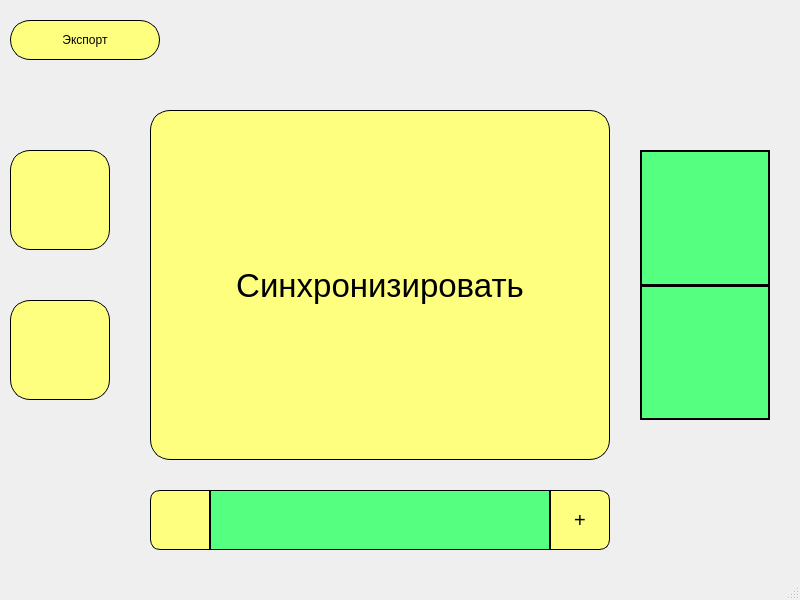
<?xml version="1.0" encoding="UTF-8"?>
<ui version="4.0">
 <class>MainWindow</class>
 <widget class="QMainWindow" name="MainWindow">
  <property name="geometry">
   <rect>
    <x>0</x>
    <y>0</y>
    <width>800</width>
    <height>600</height>
   </rect>
  </property>
  <property name="minimumSize">
   <size>
    <width>800</width>
    <height>600</height>
   </size>
  </property>
  <property name="maximumSize">
   <size>
    <width>800</width>
    <height>600</height>
   </size>
  </property>
  <property name="windowTitle">
   <string>Система учёта веса</string>
  </property>
  <property name="windowIcon">
   <iconset resource="mainWindow.qrc">
    <normaloff>:/icons/icons/honeycomb.svg</normaloff>:/icons/icons/honeycomb.svg</iconset>
  </property>
  <property name="styleSheet">
   <string notr="true">QPushButton{
	background-color: rgb(255, 255, 127);
    border: 1px solid rgb(0, 0, 0);
	border-radius:20px;
}

QPushButton::pressed{
	background-color: rgb(236, 226, 111);
}</string>
  </property>
  <widget class="QWidget" name="centralwidget">
   <widget class="QPushButton" name="btnExport">
    <property name="geometry">
     <rect>
      <x>10</x>
      <y>20</y>
      <width>150</width>
      <height>40</height>
     </rect>
    </property>
    <property name="cursor">
     <cursorShape>PointingHandCursor</cursorShape>
    </property>
    <property name="styleSheet">
     <string notr="true"/>
    </property>
    <property name="text">
     <string>Экспорт</string>
    </property>
    <property name="icon">
     <iconset resource="mainWindow.qrc">
      <normaloff>:/icons/icons/export.svg</normaloff>:/icons/icons/export.svg</iconset>
    </property>
   </widget>
   <widget class="QPushButton" name="btnGraph">
    <property name="geometry">
     <rect>
      <x>10</x>
      <y>150</y>
      <width>100</width>
      <height>100</height>
     </rect>
    </property>
    <property name="cursor">
     <cursorShape>PointingHandCursor</cursorShape>
    </property>
    <property name="toolTip">
     <string>График</string>
    </property>
    <property name="text">
     <string/>
    </property>
    <property name="icon">
     <iconset resource="mainWindow.qrc">
      <normaloff>:/icons/icons/graph.svg</normaloff>:/icons/icons/graph.svg</iconset>
    </property>
    <property name="iconSize">
     <size>
      <width>60</width>
      <height>60</height>
     </size>
    </property>
   </widget>
   <widget class="QPushButton" name="btnNotebook">
    <property name="geometry">
     <rect>
      <x>10</x>
      <y>300</y>
      <width>100</width>
      <height>100</height>
     </rect>
    </property>
    <property name="cursor">
     <cursorShape>PointingHandCursor</cursorShape>
    </property>
    <property name="toolTip">
     <string>Журнал</string>
    </property>
    <property name="text">
     <string/>
    </property>
    <property name="icon">
     <iconset resource="mainWindow.qrc">
      <normaloff>:/icons/icons/notebook.svg</normaloff>:/icons/icons/notebook.svg</iconset>
    </property>
    <property name="iconSize">
     <size>
      <width>60</width>
      <height>60</height>
     </size>
    </property>
   </widget>
   <widget class="QPushButton" name="btnSync">
    <property name="geometry">
     <rect>
      <x>150</x>
      <y>110</y>
      <width>460</width>
      <height>350</height>
     </rect>
    </property>
    <property name="font">
     <font>
      <pointsize>25</pointsize>
     </font>
    </property>
    <property name="cursor">
     <cursorShape>PointingHandCursor</cursorShape>
    </property>
    <property name="text">
     <string>Синхронизировать</string>
    </property>
   </widget>
   <widget class="QWidget" name="placeData" native="true">
    <property name="geometry">
     <rect>
      <x>640</x>
      <y>150</y>
      <width>130</width>
      <height>270</height>
     </rect>
    </property>
    <property name="minimumSize">
     <size>
      <width>130</width>
      <height>270</height>
     </size>
    </property>
    <property name="styleSheet">
     <string notr="true">.QWidget  {
	
	background-color: rgb(85, 255, 127);
	border: 2px solid rgb(0, 0, 0);
}</string>
    </property>
    <layout class="QVBoxLayout" name="verticalLayout">
     <item>
      <widget class="QLabel" name="date">
       <property name="font">
        <font>
         <pointsize>15</pointsize>
        </font>
       </property>
       <property name="cursor">
        <cursorShape>ArrowCursor</cursorShape>
       </property>
       <property name="text">
        <string/>
       </property>
       <property name="alignment">
        <set>Qt::AlignCenter</set>
       </property>
      </widget>
     </item>
     <item>
      <widget class="Line" name="line">
       <property name="sizePolicy">
        <sizepolicy hsizetype="Minimum" vsizetype="Fixed">
         <horstretch>0</horstretch>
         <verstretch>0</verstretch>
        </sizepolicy>
       </property>
       <property name="minimumSize">
        <size>
         <width>0</width>
         <height>0</height>
        </size>
       </property>
       <property name="autoFillBackground">
        <bool>false</bool>
       </property>
       <property name="styleSheet">
        <string notr="true">border: 1px solid rgb(0, 0, 0);
background-color: rgb(0, 0, 0);</string>
       </property>
       <property name="orientation">
        <enum>Qt::Horizontal</enum>
       </property>
      </widget>
     </item>
     <item>
      <widget class="QLabel" name="weight">
       <property name="font">
        <font>
         <pointsize>20</pointsize>
        </font>
       </property>
       <property name="cursor">
        <cursorShape>PointingHandCursor</cursorShape>
       </property>
       <property name="toolTip">
        <string>Нажмите, чтобы изменить сегодняшний вес</string>
       </property>
       <property name="styleSheet">
        <string notr="true">/* Основная кнопка */
QPushButton#MainButton {
    border-radius: 8px;
    padding: 10px;
    font-size: 14pt;
    background-color: #f0f0f0;
}

/* Виджет-подсказка */
QLabel#TooltipLabel {
    visibility: hidden;
    position: absolute;
    top: 0;
    left: 100%;
    margin-left: 10px;
    background-color: rgba(0, 0, 0, 0.8); /* Полупрозрачный черный фон */
    color: white;
    padding: 5px;
    border-radius: 5px;
}

/* Когда наводится на основную кнопку, видим подсказку */
QPushButton#MainButton:hover ~ QLabel#TooltipLabel {
    visibility: visible;
}</string>
       </property>
       <property name="text">
        <string/>
       </property>
       <property name="alignment">
        <set>Qt::AlignCenter</set>
       </property>
      </widget>
     </item>
    </layout>
   </widget>
   <widget class="QPushButton" name="btnNewAccounting">
    <property name="geometry">
     <rect>
      <x>550</x>
      <y>490</y>
      <width>60</width>
      <height>60</height>
     </rect>
    </property>
    <property name="font">
     <font>
      <pointsize>15</pointsize>
     </font>
    </property>
    <property name="cursor">
     <cursorShape>PointingHandCursor</cursorShape>
    </property>
    <property name="toolTip">
     <string>Создать новый учёт</string>
    </property>
    <property name="styleSheet">
     <string notr="true">#btnNewAccounting{
	border-top-left-radius: 0px;
	border-bottom-left-radius: 0px;
	border-top-right-radius: 10px;
	border-bottom-right-radius: 10px;
}

</string>
    </property>
    <property name="text">
     <string>+</string>
    </property>
   </widget>
   <widget class="QPushButton" name="btnList">
    <property name="geometry">
     <rect>
      <x>150</x>
      <y>490</y>
      <width>60</width>
      <height>60</height>
     </rect>
    </property>
    <property name="cursor">
     <cursorShape>PointingHandCursor</cursorShape>
    </property>
    <property name="acceptDrops">
     <bool>false</bool>
    </property>
    <property name="toolTip">
     <string>Показать список учётов</string>
    </property>
    <property name="styleSheet">
     <string notr="true">#btnList{
	border-top-left-radius: 10px;
	border-bottom-left-radius: 10px;
	border-top-right-radius: 0px;
	border-bottom-right-radius: 0px;
}

</string>
    </property>
    <property name="text">
     <string/>
    </property>
    <property name="icon">
     <iconset resource="mainWindow.qrc">
      <normaloff>:/icons/icons/menu.svg</normaloff>:/icons/icons/menu.svg</iconset>
    </property>
    <property name="iconSize">
     <size>
      <width>30</width>
      <height>30</height>
     </size>
    </property>
   </widget>
   <widget class="QLabel" name="labelList">
    <property name="geometry">
     <rect>
      <x>210</x>
      <y>490</y>
      <width>340</width>
      <height>60</height>
     </rect>
    </property>
    <property name="font">
     <font>
      <pointsize>12</pointsize>
     </font>
    </property>
    <property name="styleSheet">
     <string notr="true">#labelList {
	
	background-color: rgb(85, 255, 127);
	border: 1px solid rgb(0, 0, 0);
}</string>
    </property>
    <property name="text">
     <string/>
    </property>
    <property name="alignment">
     <set>Qt::AlignCenter</set>
    </property>
   </widget>
  </widget>
  <widget class="QMenuBar" name="menubar">
   <property name="geometry">
    <rect>
     <x>0</x>
     <y>0</y>
     <width>800</width>
     <height>21</height>
    </rect>
   </property>
  </widget>
  <widget class="QStatusBar" name="statusbar"/>
  <action name="action">
   <property name="text">
    <string>Экран</string>
   </property>
  </action>
 </widget>
 <resources>
  <include location="mainWindow.qrc"/>
 </resources>
 <connections/>
</ui>
